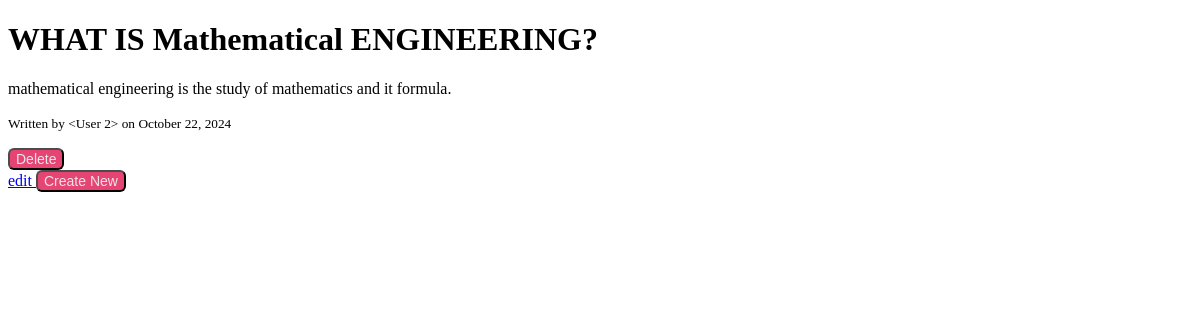
Page /post/7 on the committed database.
### models.py (models this page shows, shortened)
class Post(db.Model):
    id = db.Column(db.Integer, primary_key=True)
    title = db.Column(db.String(128), nullable=False)
    content = db.Column(db.Text, nullable=False)
    author_id = db.Column(db.Integer, db.ForeignKey('user.id'), nullable=False)
    author = db.relationship('User', backref=db.backref('posts', lazy=True))
    date_posted = db.Column(db.DateTime, nullable=False, default=datetime.utcnow)

### app.py (the view)
@app.route('/post/<int:post_id>', strict_slashes=False)
def view_post(post_id):
    post = Post.query.get_or_404(post_id)
    return render_template('view_post.html', post=post)

### templates/view_post.html (shortened to what this page needs)
<!DOCTYPE html>
<html lang="en">
<head>
    <link rel="stylesheet" href="{{ url_for('static', filename='css/view.css') }}">
</head>
<body>
    <div class="post">
        <h1>{{ post.title }}</h1>
        <p>{{ post.content }}</p>
        <p><small>Written by {{ post.author }} on {{ post.date_posted.strftime('%B %d, %Y') }}</small></p>
    </div>
    <nav>
        <form method="POST" action="{{ url_for('delete_post', post_id=post.id) }}" onsubmit="return confirm('Are you sure you want to delete this post?');">
            <a href="{{ url_for('delete_post', post_id=post.id) }}">
                <button type="submit" class="delete">Delete</button>
            </a>
        </form>
        <a href="{{ url_for('edit_post', post_id=post.id) }}">
            edit
        </a>
        <a href="{{ url_for('create_post', post_id=post.id) }}">
            <button type="submit" class="delete space-x-6">Create New</button>
        </a>
    </nav>
</body>
</html>

### static/css/view.css (style rules this page uses)
.delete { color: white; background-color: #ff4d80; cursor: pointer; border-radius: 0.375rem; font-size: 0.875rem; font-weight: 500; transition: all 0.2s ease-in-out; display: inline-flex; filter: brightness(0.9); }

### rows in the picture
Post: title "WHAT IS Mathematical ENGINEERING?", content "mathematical engineering is the study of mathematics and it formula.", date_posted "October 22, 2024"

### other values in the picture
{{ post.author }} "<User 2>"
